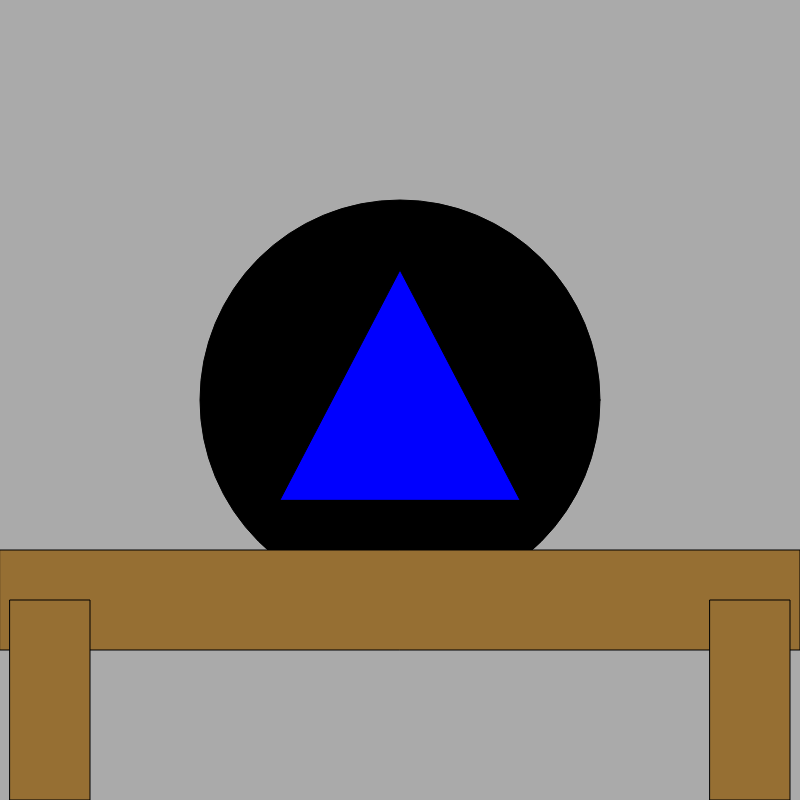
Frame 1 (no input)
Frame 60 (no input): identical to frame 1, image omitted
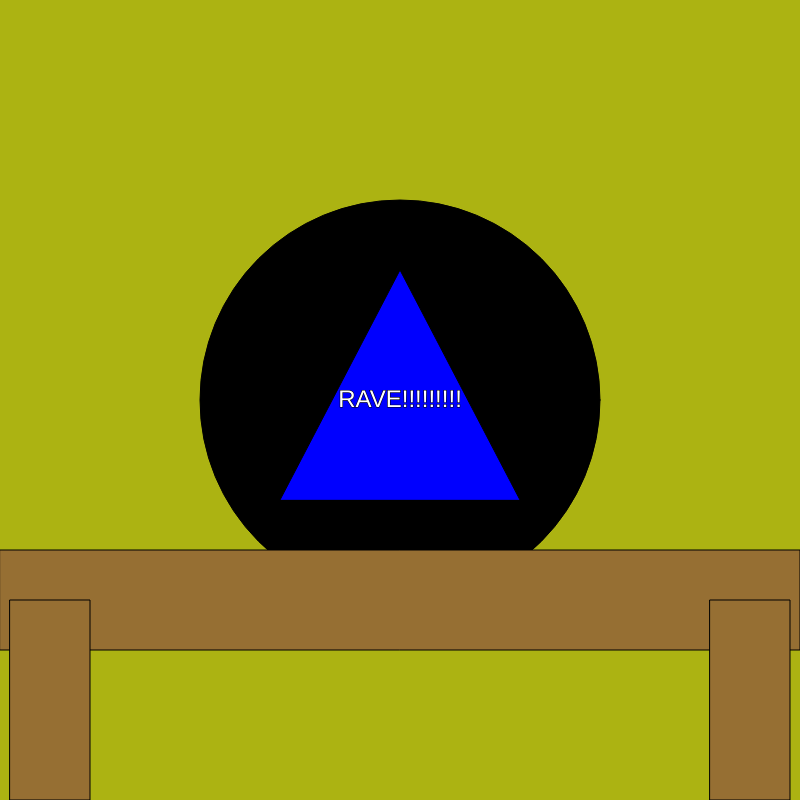
Frame 120 (the mouse pressed at the canvas centre since frame 60)

The p5.js sketch that drew these frames (run headless with seeded random() and noise() and a simulated clock; from frame 60 on, the mouse is pressed at the canvas centre):

// p5.js sketch
// ── sketch.js
//Aidan ryan, Magic 8 ball, just ask a question then get your answer by clicking the magic 8 ball,  im trying to explore magic stuff
//found this
function randomNumberGenerator(min, max) 
{
return Math.floor(Math.random() * (max - min + 1)) +min;

}

const sayings = 
[
"You can certainly try",
"I dont know bout that",
"When hell freezes over",
"Meh",
"Sorry, i don't feel like answering",
"Pay $1.99 for 5 more answers",
"New Ball. Who dis",
"You ARE the father!",
"Reply hazy, Look it up on Google",
"RAVE!!!!!!!!!"

];
// i left these guys behind the function so i can figure out how this works
//turns out it works like this, im the goat

//selected saying for the random generator thomg
let selectedSaying = "";

function setup() 
{
  createCanvas(800, 800);
  rectMode(CENTER);
  //figuring out text took me a good 30 mins :)
  textAlign(CENTER, CENTER);
  textSize(24);
}

function draw() 
{
  // check if the ball said rave
  if (selectedSaying === "RAVE!!!!!!!!!") 
{
  //at first this was a straight up epllispe machine, had to search up how to make it not one
  if (frameCount % 10 === 0) 
  {
  background(random(255), random(255), random(255));
  }
  
}

 else 
  {
  background(170, 170, 170);
  }

  // Center location stuff
  let centerX = width / 2;
  let centerY = height / 2;
  
  // da ellipse
  fill(0);
  ellipse(centerX, centerY, 400);

  // traingle be like,
  fill(0, 0, 255);
  triangle(
    centerX - 120, centerY + 100,   // left point
    centerX, centerY - 130,        // top point
    centerX + 120, centerY + 100    // right point
  );

  //table stuuf (this is the base)
 fill(150, 111, 51);
 stroke(0); // black outline
 rect(centerX, centerY + 200, 800, 100); // (x, y, w, h)

 //left leg
 rect(centerX - 350, centerY + 300, 80, 200);
 //right leg
 rect(centerX + 350, centerY + 300, 80, 200);


  fill (255);
  text(selectedSaying, centerX, centerY);
}

function mousePressed() 
{
let randomIndex = randomNumberGenerator(0, sayings.length - 1);
selectedSaying = sayings[randomIndex];
}

//function mousePressed(0 {
//const randomIndex = randomNumberGenerator(0,4);
//turn sayings[randomIndex];}

// i want to add curtains, make them wavy, and maybe a dude in the background that reacts to the things that happen
